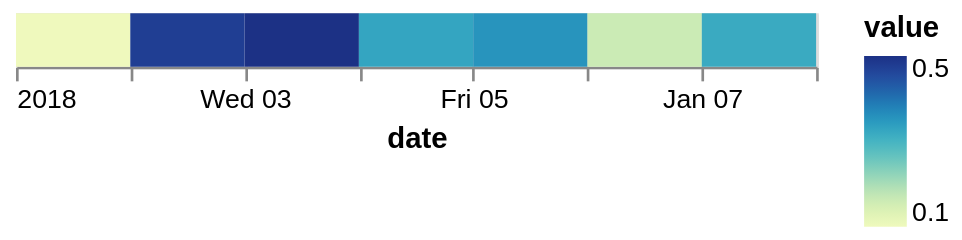

Describe this chart as a Vega-Lite specification.
### Vega-Lite specification from a JSON file in a GitHub repository (floating-point values rounded to 4 significant figures)
{"$schema": "https://vega.github.io/schema/vega-lite/v2.json", "description": "Tooltip issue", "data": {"values": [{"date": "2018-01-01", "interval_start_utc": "2018-01-01T00:00:00Z", "interval_end_utc": "2018-01-02T00:00:00Z", "value": 0.0932}, {"date": "2018-01-02", "interval_start_utc": "2018-01-02T00:00:00Z", "interval_end_utc": "2018-01-03T00:00:00Z", "value": 0.4407}, {"date": "2018-01-03", "interval_start_utc": "2018-01-03T00:00:00Z", "interval_end_utc": "2018-01-04T00:00:00Z", "value": 0.4625}, {"date": "2018-01-04", "interval_start_utc": "2018-01-04T00:00:00Z", "interval_end_utc": "2018-01-05T00:00:00Z", "value": 0.3028}, {"date": "2018-01-05", "interval_start_utc": "2018-01-05T00:00:00Z", "interval_end_utc": "2018-01-06T00:00:00Z", "value": 0.3285}, {"date": "2018-01-06", "interval_start_utc": "2018-01-06T00:00:00Z", "interval_end_utc": "2018-01-07T00:00:00Z", "value": 0.15}, {"date": "2018-01-07", "interval_start_utc": "2018-01-07T00:00:00Z", "interval_end_utc": "2018-01-08T00:00:00Z", "value": 0.2946}]}, "mark": "rect", "encoding": {"x": {"field": "interval_start_utc", "scale": {"type": "utc"}, "title": "date", "type": "temporal"}, "x2": {"field": "interval_end_utc", "type": "temporal"}, "color": {"field": "value", "type": "quantitative"}, "tooltip": [{"field": "date", "type": "temporal", "format": "%Y-%m-%d", "scale": {"type": "utc"}}, {"field": "value", "type": "quantitative"}]}}
